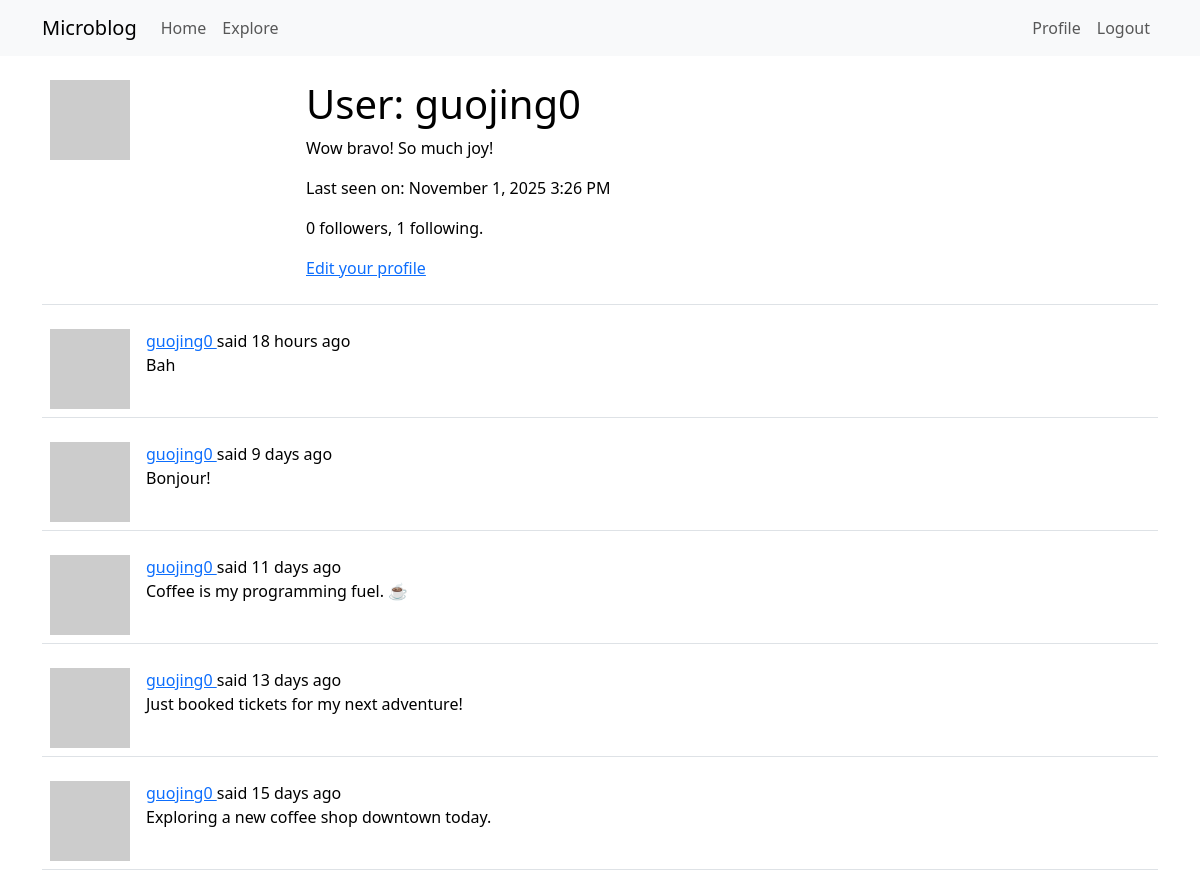
/user/guojing0 (signed in, upper part), run on an earlier commit of the app's database.
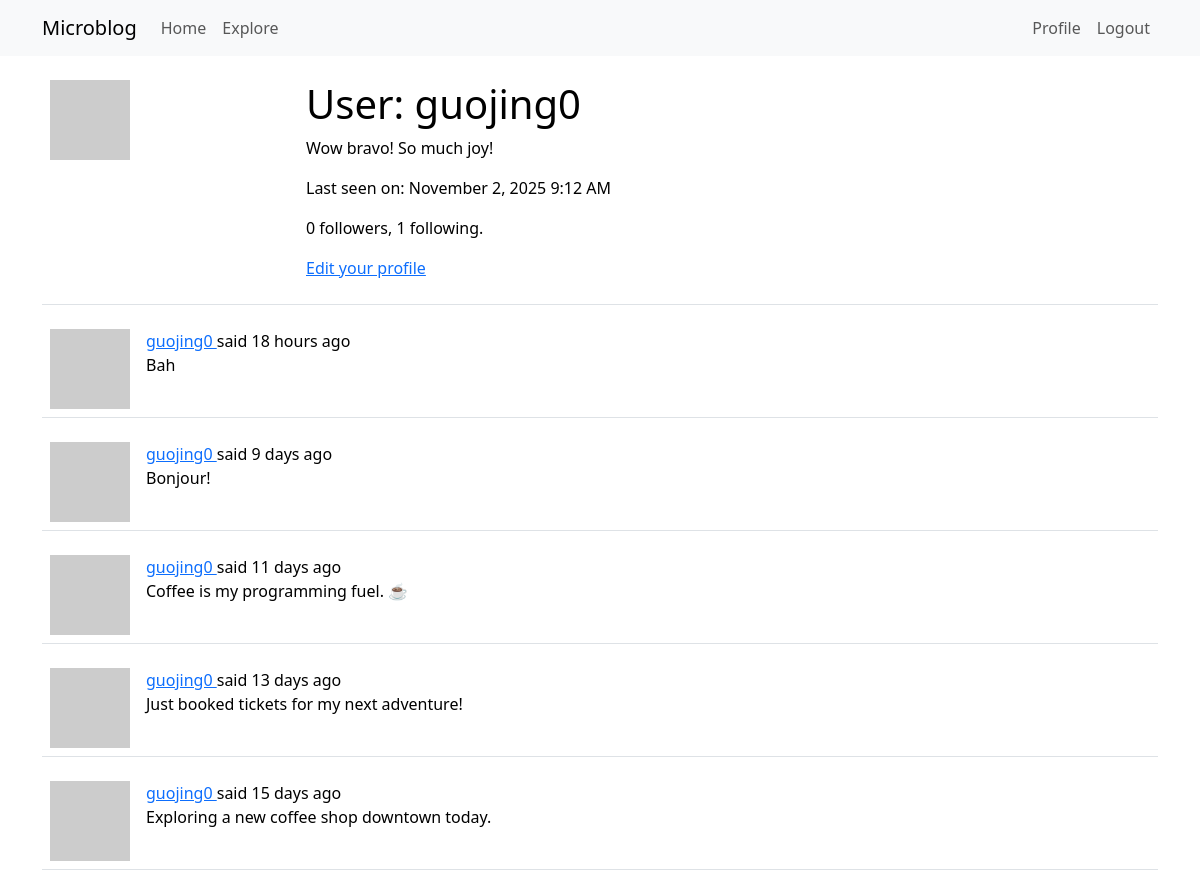
And on a later commit of the database.
### app/models.py (models this page shows, shortened)
class User(UserMixin, db.Model):
    id: orm.Mapped[int] = orm.mapped_column(primary_key=True)
    username: orm.Mapped[str] = orm.mapped_column(
        sa.String(64), index=True, unique=True
    )
    email: orm.Mapped[str] = orm.mapped_column(sa.String(120), index=True, unique=True)
    password_hash: orm.Mapped[str | None] = orm.mapped_column(sa.String(256))
    posts: orm.WriteOnlyMapped["Post"] = orm.relationship(back_populates="author")
    about_me: orm.Mapped[str | None] = orm.mapped_column(sa.String(140))
    last_seen: orm.Mapped[datetime | None] = orm.mapped_column(
        default=lambda: datetime.now(UTC)
    )
    following: orm.WriteOnlyMapped["User"] = orm.relationship(
        secondary=followers,
        primaryjoin=(followers.c.follower_id == id),
        secondaryjoin=(followers.c.followed_id == id),
        back_populates="followers",
    )
    followers: orm.WriteOnlyMapped["User"] = orm.relationship(
        secondary=followers,
        primaryjoin=(followers.c.followed_id == id),
        secondaryjoin=(followers.c.follower_id == id),
        back_populates="following",
    )
    def avatar(self, size):
        digest = md5(self.email.lower().encode("utf-8")).hexdigest()
        return f"https://www.gravatar.com/avatar/{digest}?d=identicon&s={size}"
    def followers_count(self):
        return db.session.scalar(
            sa.select(sa.func.count())
            .select_from(followers)
            .where(followers.c.followed_id == self.id)
        )
    def following_count(self):
        return db.session.scalar(
            sa.select(sa.func.count())
            .select_from(followers)
            .where(followers.c.follower_id == self.id)
        )

class Post(db.Model):
    id: orm.Mapped[int] = orm.mapped_column(primary_key=True)
    body: orm.Mapped[str] = orm.mapped_column(sa.String(140))
    timestamp: orm.Mapped[datetime] = orm.mapped_column(
        index=True, default=lambda: datetime.now(UTC)
    )
    user_id: orm.Mapped[int] = orm.mapped_column(sa.ForeignKey("user.id"), index=True)
    author: orm.Mapped["User"] = orm.relationship(back_populates="posts")

### app/routes.py (the view)
@app.route("/user/<username>")
@login_required
def user(username):
    user = db.first_or_404(sa.select(User).where(User.username == username))
    page = request.args.get("page", 1, type=int)
    query = user.posts.select().order_by(Post.timestamp.desc())
    posts = db.paginate(
        query, page=page, per_page=app.config["POSTS_PER_PAGE"], error_out=False
    )
    next_url = (
        url_for("user", username=username, page=posts.next_num)
        if posts.has_next
        else None
    )
    prev_url = (
        url_for("user", username=username, page=posts.prev_num)
        if posts.has_prev
        else None
    )
    form = EmptyForm()
    return render_template(
        "user.html",
        user=user,
        posts=posts.items,
        next_url=next_url,
        prev_url=prev_url,
        form=form,
    )
    form = EmptyForm()
    return render_template("user.html", user=user, posts=posts, form=form)

### app/__init__.py (called while the page is built)
def get_locale_func():
    return request.accept_languages.best_match(app.config["LANGUAGES"])

### app/models.py (called while the page is built)
@login.user_loader
def load_user(id):
    return db.session.get(User, int(id))

### app/routes.py (called while the page is built)
@app.before_request
def before_request():
    if current_user.is_authenticated:
        current_user.last_seen = datetime.now(UTC)
        db.session.commit()
    g.locale = str(get_locale())

### app/templates/user.html (shortened to what this page needs)
{% extends "base.html" %}
{% block content %}
    <table class="table table-hover">
        <tr>
            <td width="256px">
                <img src="{{ user.avatar(256) }}" />
            </td>
            <td>
                <h1>{{ _('User:') }} {{ user.username }}</h1>
                {% if user.about_me %}
                    <p>{{ user.about_me }}</p>
                {% endif %}
                {% if user.last_seen %}
                    <p>{{ _('Last seen on:') }} {{ moment(user.last_seen).format('LLL') }}</p>
                {% endif %}
                <p>
                    {{ _('%(count)d followers', count=user.followers_count()) }},
                    {{ _('%(count)d following', count=user.following_count()) }}.
                </p>
                {% if user == current_user %}
                    <p>
                        <a href="{{ url_for('edit_profile') }}">{{ _('Edit your profile') }}</a>
                    </p>
                {% endif %}
            </td>
        </tr>
    </table>
    {% for post in posts %}
        {% include '_post.html' %}
    {% endfor %}
{% endblock %}

### app/templates/base.html (shortened to what this page needs)
<!doctype html>
<html lang="en">
  <head>
    <link
      href="https://cdn.jsdelivr.net/npm/bootstrap@5.3.2/dist/css/bootstrap.min.css"
      rel="stylesheet"
    />
  </head>
  <body>
    <nav class="navbar navbar-expand-lg bg-body-tertiary">
      <div class="container">
        <a class="navbar-brand" href="{{ url_for('index') }}">Microblog</a>
        <div class="collapse navbar-collapse" id="navbarSupportedContent">
          <ul class="navbar-nav me-auto mb-2 mb-lg-0">
            <li class="nav-item">
              <a
                class="nav-link"
                aria-current="page"
                href="{{ url_for('index') }}"
              >
                {{ _('Home') }}
              </a>
            </li>
            <li class="nav-item">
              <a
                class="nav-link"
                aria-current="page"
                href="{{ url_for('explore') }}"
              >
                {{ _('Explore') }}
              </a>
            </li>
          </ul>
          <ul class="navbar-nav mb-2 mb-lg-0">
            {% if current_user.is_anonymous %}
              <li class="nav-item">
                <a
                  class="nav-link"
                  aria-current="page"
                  href="{{ url_for('login') }}"
                >
                  {{ _('Login') }}
                </a>
              </li>
            {% else %}
              <li class="nav-item">
                <a
                  class="nav-link"
                  aria-current="page"
                  href="{{ url_for('user', username=current_user.username) }}"
                >
                  {{ _('Profile') }}
                </a>
              </li>
              <li class="nav-item">
                <a
                  class="nav-link"
                  aria-current="page"
                  href="{{ url_for('logout') }}"
                >
                  {{ _('Logout') }}
                </a>
              </li>
            {% endif %}
          </ul>
        </div>
      </div>
    </nav>
    <div class="container mt-3">
      {% block content %}{% endblock %}
    </div>
  </body>
</html>

### app/templates/_post.html
<table class="table table-hover">
    <tr>
        <td width="70px">
            <a href="{{ url_for('user', username=post.author.username) }}">
                <img src="{{ post.author.avatar(70) }}" />
            </a>
        </td>
        <td>
            <a href="{{ url_for('user', username=post.author.username) }}">
                {{ post.author.username }}
            </a>
            {{ _('said') }} {{ moment(post.timestamp).fromNow() }}
            <br>
            {{ post.body }}
        </td>
    </tr>
</table>

What changed in the data, as far as the page shows it:
changed User "guojing0": last_seen "November 1, 2025 3:26 PM" → "November 2, 2025 9:12 AM"
